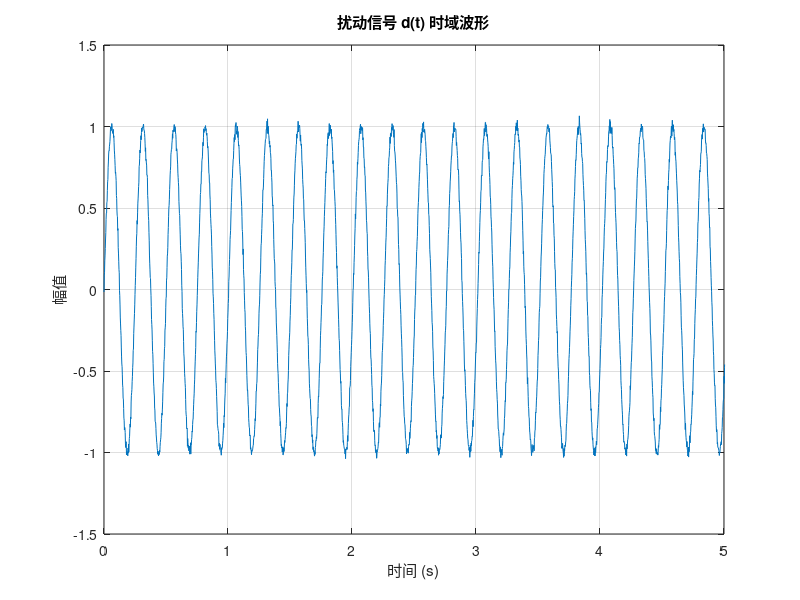
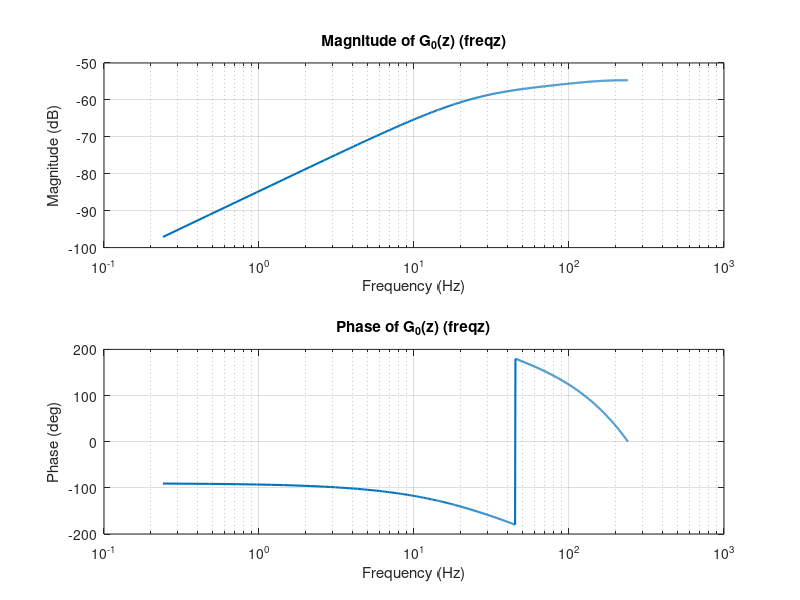
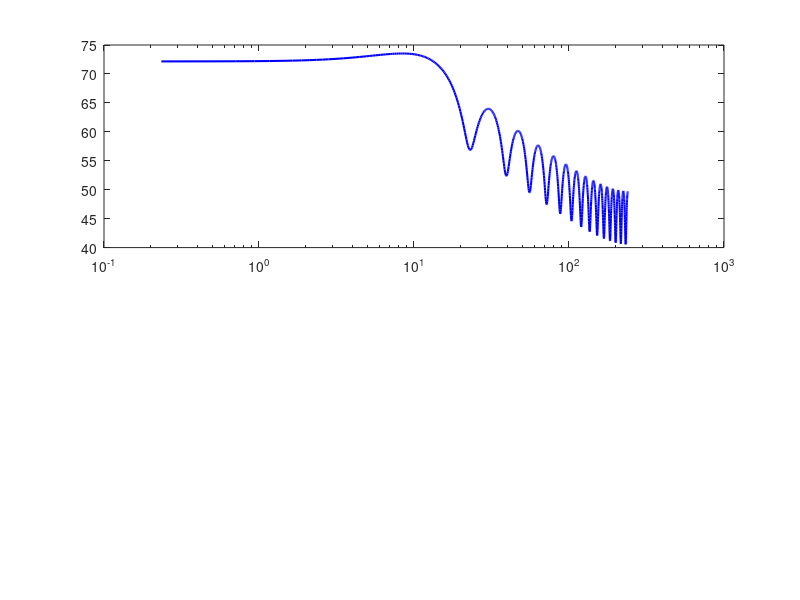

MATLAB code for these plots, in order: (Note: this script raises an error after producing the figures.)
%[text] # 未知周期干扰自适应抑制的鲁棒稳定性与性能（Jafari & Ioannou, 2015）
%%
%[text] ## 仿真系统设置
%[text] Example 6.1 仿真：最优K(z,theta)设计，满足 ||G0(z)F(z)K(z,theta)||\_inf=1
clear; clc; close all;

% 离散系统G0(z)
Ts = 1/480;
z = tf('z', Ts);
fs = 1/Ts;
G0 = (-0.00146*(z-0.1438)*(z-1)) / ((z - 0.7096)*(z^2 - 0.04369*z + 0.01392));

% F(z) = 1
F = tf(1,1,Ts);

% 扰动参数
omega0 = 0.0521; % rad/sample, 25rad/sec
Nsim = 480*50;   % 50秒
t = (0:Nsim-1)*Ts;
d = sin(omega0*t*fs) + 0.02*randn(1,Nsim);

figure('Name', '扰动信号时域');
plot(t, d); grid on;
xlabel('时间 (s)'); ylabel('幅值');
title('扰动信号 d(t) 时域波形');
xlim([0,5]);
% --------- G0(z) 幅频响应（Hz横轴，freqz实现） ---------
figure;
[H, f_bode] = freqz(G0.num{1}, G0.den{1}, 1000, fs); % H:复数响应, f_bode:Hz
subplot(2,1,1);
semilogx(f_bode, 20*log10(abs(H)), 'LineWidth', 1.5);
xlabel('Frequency (Hz)'); ylabel('Magnitude (dB)'); grid on;
title('Magnitude of G_0(z) (freqz)');
subplot(2,1,2);
semilogx(f_bode, angle(H)*180/pi, 'LineWidth', 1.5);
xlabel('Frequency (Hz)'); ylabel('Phase (deg)'); grid on;
title('Phase of G_0(z) (freqz)');
%%
%[text] ## Example 1 固定 FIR 滤波器设计
%[text] 设计 FIR 滤波器 $K(z,\\theta)=\\sum\_{k=1}^N \\theta\_k z^{-k}$，使 $G\_0(e^{j\\omega\_0})K(e^{j\\omega\_0},\\theta)=1$，
%[text] 同时最小化 $|G\_0(z)K(z,\\theta)|\_\\infty$。
%%
%% ====== 1.1 频率网格与插值约束 ======
N_fir = 30;                        % FIR 阶数
w_interp = 0.0521;                 % 扰动频率 (rad/sample)
z_interp = exp(1j * w_interp);

w_grid = linspace(0, pi, 2000);    % H∞ 约束频率网格 (rad/sample)
z_grid = exp(1j * w_grid);
% 注: freqresp 对离散系统要求 rad/s，需乘以 fs 转换 rad/sample → rad/s
G_grid = squeeze(freqresp(G0, w_grid * fs)).';

% 构造 Phi 矩阵: Phi(k,:) = [z_k^{-1}, z_k^{-2}, ..., z_k^{-N}]
Phi_grid = zeros(length(w_grid), N_fir);
for k = 1:N_fir
    Phi_grid(:,k) = z_grid(:) .^ (-k);
end
Phi_interp = z_interp .^ (-(1:N_fir));
G_interp = squeeze(freqresp(G0, w_interp * fs));

% 插值方程: G0(w0) * Phi_interp * theta = 1
Aeq = [real(G_interp * Phi_interp); imag(G_interp * Phi_interp)];
beq = [1; 0];  % 实数约束：实部=1, 虚部=0
%%
%% ====== 1.2 最小二乘解（基准） ======
theta_ls = Aeq \ beq;  % 最小二乘解（欠定时取最小范数）
mag_ls = abs(G_grid(:) .* (Phi_grid * theta_ls));
gamma_ls = max(mag_ls);
fprintf('LS: N=%d, H∞范数 γ=%.4f, 插值残差=%.2e\n', N_fir, gamma_ls, norm(Aeq*theta_ls - beq));
%%
%% ====== 1.3 H∞ 优化 (YALMIP+MOSEK, 若可用) ======
% 注：对此 G0 (|G0(ω₀)|≈−73 dB)，不加 ||θ|| 约束的 H∞ 优化会产生
%     ||θ||≈7×10⁵ 的极端解，在非 ω₀ 频率放大宽带噪声，仿真中反而增噪。
%     因此固定控制器仿真使用 LS 解（最小范数保证最小带外增益），
%     H∞ 解仅作对比参考。
theta_bound = norm(theta_ls) * 100;
if exist('yalmip','file') == 2
    yalmip('clear');
    theta_opt = sdpvar(N_fir, 1, 'full');
    gamma_opt = sdpvar(1, 1);

    Constraints = [Aeq * theta_opt == beq];
    Constraints = [Constraints, norm(theta_opt, 2) <= theta_bound];
    for k = 1:length(w_grid)
        Fk = Phi_grid(k,:) * theta_opt;
        Constraints = [Constraints, ...
            norm([real(G_grid(k)*Fk), imag(G_grid(k)*Fk)], 2) <= gamma_opt];
    end

    options = sdpsettings('solver','mosek','verbose',0);
    sol = optimize(Constraints, gamma_opt, options);

    if sol.problem == 0
        theta_hinf = value(theta_opt);
        gamma_hinf = value(gamma_opt);
        fprintf('\n=== 固定 FIR 滤波器 (H∞优化, 仅供参考) ===\n');
        fprintf('γ=%.4f, ||θ||=%.1f (上界=%.1f)\n', gamma_hinf, norm(theta_hinf), theta_bound);
    else
        fprintf('H∞优化未收敛 (problem=%d)，仅使用 LS 解。\n', sol.problem);
        theta_hinf = theta_ls;
        gamma_hinf = gamma_ls;
    end
else
    fprintf('YALMIP 未安装，仅使用 LS 解。\n');
    theta_hinf = theta_ls;
    gamma_hinf = gamma_ls;
end
%%
%% ====== 1.4 控制器频率响应 ======
b_K_ls  = [0, theta_ls(:)'];    % LS 解 FIR 系数
b_K_hinf = [0, theta_hinf(:)']; % H∞ 解 FIR 系数（若可用）
[Hk_ls, fk] = freqz(b_K_ls, 1, 1024, fs);

figure('Name','固定FIR控制器');
subplot(2,1,1);
semilogx(fk, 20*log10(abs(Hk_ls)), 'b-', 'LineWidth',1.5); hold on;
if exist('yalmip','file') == 2 && exist('theta_hinf','var')
    [Hk_hinf, ~] = freqz(b_K_hinf, 1, 1024, fs);
    semilogx(fk, 20*log10(abs(Hk_hinf)), 'r--', 'LineWidth',1.2);
end
xline(omega0*fs/(2*pi), 'r--', sprintf('%.1f Hz', omega0*fs/(2*pi)));
xlabel('Frequency (Hz)'); ylabel('Magnitude (dB)'); grid on;
title(sprintf('K(z) 幅频响应 (N=%d, LS: γ=%.1f, H∞: γ=%.1f)', N_fir, gamma_ls, gamma_hinf));
legend('LS解', 'H∞解', 'Location','best');

subplot(2,1,2);
[H_loop_ls, f_loop] = freqz(conv(G0.num{1}, b_K_ls), G0.den{1}, 1024, fs);
semilogx(f_loop, 20*log10(abs(H_loop_ls)), 'b-', 'LineWidth',1.5); hold on;
if exist('yalmip','file') == 2 && exist('theta_hinf','var')
    [H_loop_hinf, ~] = freqz(conv(G0.num{1}, b_K_hinf), G0.den{1}, 1024, fs);
    semilogx(f_loop, 20*log10(abs(H_loop_hinf)), 'r--', 'LineWidth',1.2);
end
yline(0, 'k--', '0 dB');
xline(omega0*fs/(2*pi), 'r--');
xlabel('Frequency (Hz)'); ylabel('Magnitude (dB)'); grid on;
title(sprintf('|G_0(z)K(z)| 频响 (LS: γ=%.1f, H∞: γ=%.1f)', gamma_ls, gamma_hinf));
legend('LS解', 'H∞解', 'Location','best');
%%
%% ====== 1.5 固定控制器闭环仿真 ======
% 使用 LS 解作为控制器的 θ（最小范数 → 最小带外增益 → 实际降噪最优）
theta_fixed = theta_ls;
b = G0.num{1};  a = G0.den{1};
u_fixed = zeros(1, Nsim);
y_fixed = zeros(1, Nsim);
x_fixed = zeros(1, Nsim);
antinoise = zeros(1, Nsim);

% 固定控制器闭环仿真
for k = N_fir+1:Nsim
    if t(k) >= 10  % 10秒后开启
        u_fixed(k) = -sum(theta_fixed'.*x_fixed(k-(1:N_fir)));
        if isnan(u_fixed(k)), u_fixed(k) = 0; end
    end
    antinoise(k) = (-a(2:end)*antinoise(k-1:-1:k-length(a)+1)' + ...
                     b*u_fixed(k-1:-1:k-length(b))')/a(1);
    y_fixed(k) = antinoise(k) + d(k);
    x_fixed(k) = y_fixed(k) - antinoise(k);
end

rms_fixed = rms(y_fixed(15*fs:end));
rms_d = rms(d(15*fs:end));
supp_fixed = 20*log10(rms_d/rms_fixed);
fprintf('固定LS: 扰动RMS=%.4f, 输出RMS=%.4f, 抑制=%.1f dB\n', rms_d, rms_fixed, supp_fixed);

% ---- 图: 固定FIR控制器时域仿真 ----
figure('Name','固定FIR控制器仿真');
subplot(3,1,1);
plot(t, d, 'Color',[0.7 0.7 0.7]); hold on;
plot(t, antinoise, 'r--', 'LineWidth',1); plot(t, y_fixed, 'b-', 'LineWidth',1);
xline(10, 'g--', '控制 ON', 'LineWidth',1);
legend('d(t)', 'G输出', '总输出 y(t)', 'Location','best');
title(sprintf('输出信号对比 (抑制 %.1f dB)', supp_fixed)); grid on;

subplot(3,1,2);
plot(t, u_fixed, 'g-', 'LineWidth',1);
title(sprintf('控制信号 u(t) (RMS=%.2f)', rms(u_fixed(15*fs:end)))); grid on;

subplot(3,1,3);
plot(t, antinoise, 'k-', 'LineWidth',1);
title('反噪声 G_0[u](t)'); grid on;
sgtitle('Jafari JVC 离散 — 固定 FIR 控制器时域仿真');

% ---- 图: PSD 频谱对比（稳态段） ----
figure('Name','固定FIR控制器PSD频谱');
Nfft = 2048;
[Pyy_fixed, f_p] = pwelch(y_fixed(end-Nfft+1:end).*hann(Nfft)', hann(512), 256, 512, fs);
[Pdd, ~]  = pwelch(d(end-Nfft+1:end).*hann(Nfft)', hann(512), 256, 512, fs);
semilogy(f_p(f_p<=50), Pdd(f_p<=50), 'Color',[0.7 0.7 0.7], 'LineWidth',1.2); hold on;
semilogy(f_p(f_p<=50), Pyy_fixed(f_p<=50), 'b-', 'LineWidth',1.5);
xline(omega0*fs/(2*pi), 'r--', sprintf('%.1f Hz', omega0*fs/(2*pi)), 'LineWidth',1.2);
xlabel('Frequency (Hz)'); ylabel('PSD'); title(sprintf('稳态PSD频谱 (抑制 %.1f dB)', supp_fixed)); grid on;
legend('扰动 d', '输出 y', 'Location','best'); xlim([0 20]);
%%
%[text] ### （1）阶次对控制效果的影响分析
%[text] 考察 FIR 阶数 $N$ 对 $H\_\\infty$ 范数和噪声抑制性能的影响。
N_list = [5, 10, 15, 20, 30, 50];
gamma_N = zeros(size(N_list));
supp_N = zeros(size(N_list));

for ni = 1:length(N_list)
    Nn = N_list(ni);
    Phi_n = zeros(length(w_grid), Nn);
    for k = 1:Nn, Phi_n(:,k) = z_grid(:) .^ (-k); end
    Phi_i = z_interp .^ (-(1:Nn));
    Gi = squeeze(freqresp(G0, w_interp));
    Ae = [real(Gi * Phi_i); imag(Gi * Phi_i)];
    Be = [1; 0];
    th_n = Ae \ Be;
    gamma_N(ni) = max(abs(G_grid(:) .* (Phi_n * th_n)));

    % 快速仿真
    y_t = zeros(1, Nsim);
    anti_t = zeros(1, Nsim);
    u_hist = zeros(1, Nsim);  % 存储历史控制输入
    for k = Nn+1:Nsim
        if t(k) >= 10
            u_t = -sum(th_n'.*(-anti_t(k-(1:Nn)) + d(k-(1:Nn))));
        else
            u_t = 0;
        end
        u_hist(k) = u_t;
        anti_t(k) = (-a(2:end)*anti_t(k-1:-1:k-length(a)+1)' + ...
                      b*u_hist(k-1:-1:k-length(b))')/a(1);
        y_t(k) = anti_t(k) + d(k);
    end
    supp_N(ni) = 20*log10(rms(y_t(15*fs:end))/rms_d);
end

figure('Name','阶次影响分析');
yyaxis left;
plot(N_list, gamma_N, 'b-o', 'LineWidth',1.5); ylabel('H_\infty 范数 \gamma');
yyaxis right;
plot(N_list, supp_N, 'r-s', 'LineWidth',1.5); ylabel('抑制 (dB)');
xlabel('FIR 阶数 N'); grid on;
title('FIR 阶数对 H_\infty 范数和抑制效果的影响');
legend('\gamma = ||G_0K||_\infty', '噪声抑制', 'Location','best');
sgtitle('Jafari JVC 离散 — FIR 阶数影响分析');
%%
%[text] ### （2）控制器的频率范围鲁棒性分析
%[text] 当扰动频率偏离设计频率 $\\omega\_0$ 时，检查控制器性能的退化情况。
freq_offset = (-0.3:0.01:0.3) * omega0;  % 频率偏移
supp_robust = zeros(size(freq_offset));

for fi = 1:length(freq_offset)
    w_test = omega0 + freq_offset(fi);
    if w_test <= 0 || w_test >= pi, supp_robust(fi) = NaN; continue; end
    z_test = exp(1j*w_test);
    G_test = polyval(G0.num{1}, z_test) / polyval(G0.den{1}, z_test);
    K_test = theta_fixed(:)' * (z_test .^ (-(1:N_fir))');
    L_test = G_test * K_test;
    % IMC 结构: y = d - G0*K[d] = (1-L)*d, 抑制 = -20*log10(|1-L|)
    supp_robust(fi) = -20*log10(abs(1 - L_test));
end

figure('Name','频率鲁棒性'); hold on;
plot((omega0 + freq_offset)*fs/(2*pi), supp_robust, 'b-', 'LineWidth',1.5);
xline(omega0*fs/(2*pi), 'r--', 'Design freq.');
xlabel('Frequency (Hz)'); ylabel('理论抑制 (dB)'); grid on;
title(sprintf('控制器抗频率偏移鲁棒性 (N=%d)', N_fir));
%%
%[text] ## Example 2 自适应滤波器设计
%[text] 基于离散时间递推最小二乘 (RLS) 的自适应 FIR 控制器：
%[text] $K(z,\\theta(k)) = \\sum\_{i=1}^N \\theta\_i(k) z^{-i}$，
%[text] 回归向量 $\\phi(k) = G\_0(z)F(z)\\alpha(z)\[z(k)\]$，
%[text] 自适应律采用正规化 RLS + 参数投影。
%%
%% ====== 2.1 自适应参数设置 ======
N_adapt = 30;                     % 自适应FIR阶数
theta_adapt = zeros(N_adapt, 1);  % 参数初值
% 注：G0 在 ω₀ 处增益 ≈ 2.3×10⁻⁴，控制器需 |K(e^{jω₀})| ≈ 4300，
%     对应 ||θ|| ≈ 1600+，故 θ_max 和 P(0) 需匹配此量级
gamma0 = 1.0;                     % 归一化增益
theta_max = 1e7;                  % 参数投影界（匹配固定控制器 ||θ||≈7e5）
P = eye(N_adapt) * 1e6;           % 协方差矩阵 P(0)，匹配参数尺度
%%
%% ====== 2.2 滤波器离散化与状态初始化 ======
Fd = F;  % F 已是离散模型，无需 c2d
[numFd, denFd] = tfdata(Fd, 'v');
Gd = G0;  % G0 已是离散模型，无需 c2d
[numGd, denGd] = tfdata(Gd, 'v');

nF = max(length(numFd), length(denFd)) - 1;
nG = max(length(numGd), length(denGd)) - 1;
G_zf = zeros(nG, 1);    G0_zf = zeros(nG, 1);
F_ctrl_zf = zeros(nF, 1);
% 回归量中每个延迟分量的独立 F 和 G0 滤波器状态
phi_F_zf = zeros(N_adapt, nF);
phi_G0_zf = zeros(N_adapt, nG);
%%
%% ====== 2.3 信号存储 ======
y_adapt = zeros(1, Nsim);  u_adapt = zeros(1, Nsim);
plant_out = zeros(1, Nsim);  z_hist = zeros(1, Nsim);
theta_hist = zeros(N_adapt, Nsim);  P_tr_hist = zeros(1, Nsim);
phi_norm_hist = zeros(1, Nsim);  theta_norm_hist = zeros(1, Nsim);
pred_err_hist = zeros(1, Nsim);  epsilon_hist = zeros(1, Nsim);

fprintf('自适应 RLS: N=%d, P(0)=%.0e, θ_{max}=%.0e\n', N_adapt, P(1,1), theta_max);
%%
%% ====== 2.4 仿真循环 ======
%[text] 因果顺序: y(k)=G0\[u(k-1)\]+d(k) → z(k)=y(k)-G0\[u(k-1)\] → φ\_i=G0·F\[z(k-i)\]
%[text]           → RLS更新θ → u(k)=-F\[θ^T z(k-i)\]  (控制律用原始 z 延迟，非 φ)
phi_reg = zeros(N_adapt, 1);
z_delays = zeros(N_adapt, 1);  % 原始 z 延迟向量，供控制律使用

for k = 2:Nsim
    % 1. 系统输出: y(k) = G0[u(k-1)] + d(k)
    [y_G_k, G_zf] = filter(numGd, denGd, u_adapt(k-1), G_zf);
    plant_out(k) = y_G_k;
    y_adapt(k) = y_G_k + d(k);

    % 2. 观测信号: z(k) = y(k) - G0[u(k-1)]
    [G0_u_k, G0_zf] = filter(numGd, denGd, u_adapt(k-1), G0_zf);
    z_k = y_adapt(k) - G0_u_k;
    z_hist(k) = z_k;

    % 3. 回归向量: φ_i(k) = G0(z)F(z)[z(k-i)]，同时收集原始 z 延迟
    for i = 1:N_adapt
        z_delay = 0;
        if k > i, z_delay = z_hist(k - i); end
        z_delays(i) = z_delay;  % 保存原始延迟，供控制律 θ^T z(k-i) 使用
        [f_out, phi_F_zf(i,:)] = filter(numFd, denFd, z_delay, phi_F_zf(i,:)');
        [phi_reg(i), phi_G0_zf(i,:)] = filter(numGd, denGd, f_out, phi_G0_zf(i,:)');
    end

    phi_norm_hist(k) = norm(phi_reg);

    % 4. 离散时间正规化 RLS + 参数投影
    m_s_sq = 1 + gamma0 * (phi_reg' * phi_reg);
    pred_err = z_k - theta_adapt' * phi_reg;
    epsilon = pred_err / m_s_sq;
    pred_err_hist(k) = pred_err;
    epsilon_hist(k) = epsilon;

    P_phi = P * phi_reg;
    denom = m_s_sq + phi_reg' * P_phi;
    if denom > 1e-12
        K_gain = P_phi / denom;
        P = P - (K_gain * P_phi');
        theta_new = theta_adapt + K_gain * epsilon;  % 增益向量×归一化误差
        th_norm = norm(theta_new);
        theta_adapt = theta_new * min(1, theta_max / th_norm);  % 投影
    end

    theta_hist(:, k) = theta_adapt;
    P_tr_hist(k) = trace(P);
    theta_norm_hist(k) = norm(theta_adapt);

    % 5. 控制律: u(k) = -F(z)[θ^T(k) z(k-i)]
    %    注意：这里用原始 z 延迟，而非经 G0·F 滤波后的 φ
    Kz_k = theta_adapt' * z_delays;
    [u_adapt(k), F_ctrl_zf] = filter(numFd, denFd, -Kz_k, F_ctrl_zf);

    if mod(k, round(Nsim/4)) == 0
        fprintf('  t=%.1fs: ||θ||=%.3f, tr(P)=%.2e, z=%.4f\n', ...
            t(k), th_norm, trace(P), z_k);
    end
end
%%
%% ====== 2.5 性能分析 ======
final_idx = round(0.5*Nsim):Nsim;
rms_adapt = sqrt(mean(y_adapt(final_idx).^2));
rms_yG = sqrt(mean(plant_out(final_idx).^2));
supp_adapt = 20*log10(rms_d/rms_adapt);  % 正值=降噪
rms_u_adapt = sqrt(mean(u_adapt(final_idx).^2));

fprintf('自适应: 抑制=%.1f dB, ||θ||=%.1f, uRMS=%.1f, tr(P)=%.2e\n', ...
    supp_adapt, norm(theta_adapt), rms_u_adapt, trace(P));

% ---- 图: 自适应控制器时域仿真 ----
figure('Name','自适应控制器仿真');
subplot(3,1,1);
plot(t, d, 'Color',[0.7 0.7 0.7]); hold on;
plot(t, plant_out, 'r--', 'LineWidth',1); plot(t, y_adapt, 'b-', 'LineWidth',1);
xline(0, 'g--', '控制 ON', 'LineWidth',1);
legend('d(t)', 'G输出', '总输出 y(t)', 'Location','best');
title(sprintf('输出信号对比 (抑制 %.1f dB)', supp_adapt)); grid on;

subplot(3,1,2);
plot(t, u_adapt, 'g-', 'LineWidth',1);
title(sprintf('控制信号 u(t) (RMS=%.1f)', rms_u_adapt)); grid on;

subplot(3,1,3);
plot(t, z_hist, 'k-', 'LineWidth',1);
title(sprintf('观测信号 z(t) (RMS=%.4f)', rms(z_hist(final_idx)))); grid on;
sgtitle('Jafari JVC 离散 — 自适应 RLS 控制器时域仿真');

% ---- 图: 参数演化与收敛 ----
figure('Name','参数演化与收敛');
subplot(2,2,1);
plot(t, theta_hist(1:5:end, :)');
title(sprintf('\\theta(t) 演化 (终值 ||\\theta||=%.1f)', norm(theta_adapt))); grid on;
subplot(2,2,2);
semilogy(t, max(P_tr_hist, 1e-10), 'LineWidth',1);
title(sprintf('协方差迹 trace(P) (终值=%.2e)', trace(P))); grid on;
subplot(2,2,3);
plot(t, theta_norm_hist, 'LineWidth',1);
xline(Nsim*Ts/2, 'k--', '稳态'); title('||θ(t)|| 收敛轨迹'); grid on;
subplot(2,2,4);
plot(t, phi_norm_hist, 'LineWidth',1);
title('||φ(t)|| 回归向量范数'); grid on;
sgtitle('Jafari JVC 离散 — 自适应 RLS 参数收敛过程');

% ---- 图: PSD 频谱对比 ----
figure('Name','PSD频谱');
Nfft = 2048;
[Pyy, f_p] = pwelch(y_adapt(end-Nfft+1:end).*hann(Nfft)', hann(512), 256, 512, fs);
[Pdd, ~]  = pwelch(d(end-Nfft+1:end).*hann(Nfft)', hann(512), 256, 512, fs);
semilogy(f_p(f_p<=50), Pdd(f_p<=50), 'Color',[0.7 0.7 0.7]); hold on;
semilogy(f_p(f_p<=50), Pyy(f_p<=50), 'b-', 'LineWidth',1.2);
xline(omega0*fs/(2*pi), 'r--', sprintf('%.1f Hz', omega0*fs/(2*pi)));
xlabel('频率 (Hz)'); ylabel('PSD'); title(sprintf('稳态 PSD 频谱 (自适应抑制 %.1f dB)', supp_adapt)); grid on;
legend('扰动', '输出'); xlim([0 20]);

% ---- 自适应 vs 固定 ----
fprintf('对比: 固定LS=%.1f dB, 自适应=%.1f dB\n', 20*log10(rms_d/rms_fixed), supp_adapt);

%[appendix]{"version":"1.0"}
%[metadata:view]
